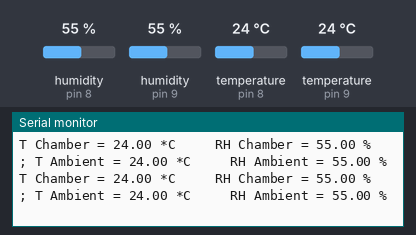
A sketch run on a simulated Arduino Uno, built with avr-gcc and run on an emulated ATmega328P. Parts: the last lines printed to the serial monitor. The inputs (shaded band) are chosen by the test bench; at power-on: humidity (sensors on pin 8, pin 9) 55 %, temperature (sensors on pin 8, pin 9) 24 °C.

Above: at 2.8 s.
2.9 s: humidity (sensor on pin 8) set to 22 %
At 4.4 s:
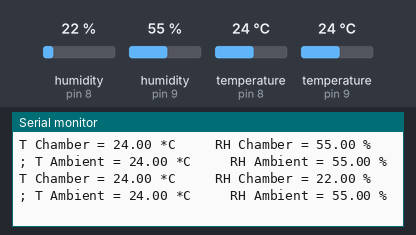
5.6 s: humidity (sensor on pin 9) set to 22 %
At 7.5 s:
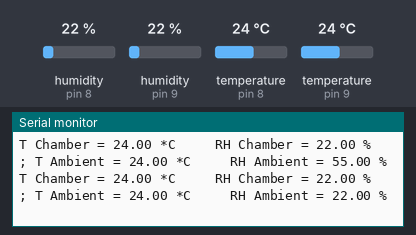
8.3 s: temperature (sensor on pin 8) set to 12 °C
At 8.3 s:
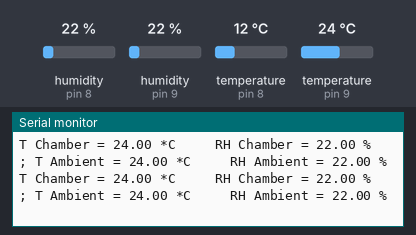
14.3 s: temperature (sensor on pin 9) set to 12 °C
At 15.1 s:
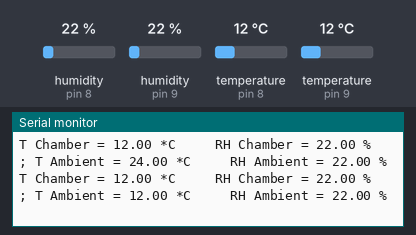
17.0 s: humidity (sensor on pin 8) set to 40 %
At 18.9 s:
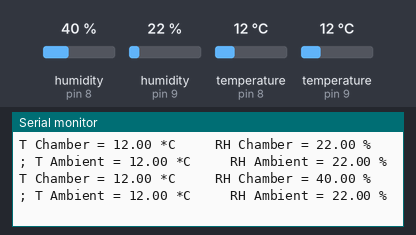
19.7 s: humidity (sensor on pin 9) set to 40 %
At 20.8 s:
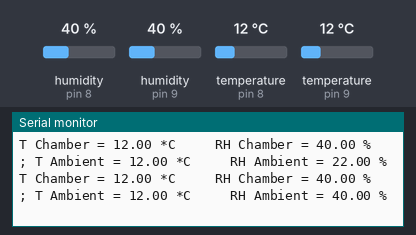
Timing chart, 0 to 22.7 s (numbered marks = the images above; inputs shaded):
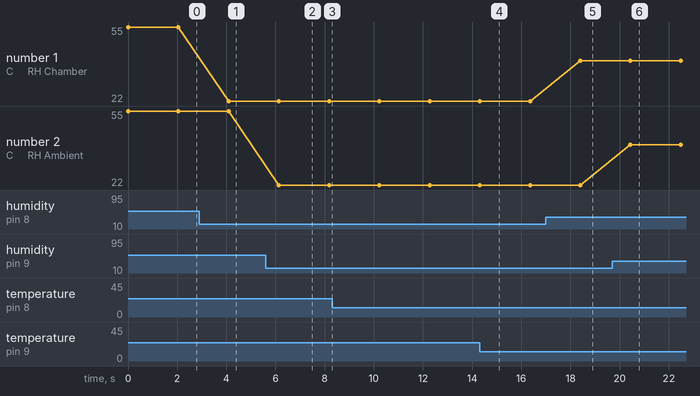

Measured:
- after the input at 2.9 s, the serial monitor: prints a new line after 1.2 s (image 1)
- after the input at 5.6 s, the serial monitor: prints a new line after 0.54 s (image 2)
- after the input at 14.3 s, the serial monitor: prints a new line at once (image 4)
- after the input at 17.0 s, the serial monitor: prints a new line after 1.4 s (image 5)
- after the input at 19.7 s, the serial monitor: prints a new line after 0.74 s (image 6)
- plotted number 1: 55 → 22 after the input at 2.9 s, 22 → 40 after the input at 17.0 s

The sketch:

RH-sensor.ino
```cpp
/*  DHT11/ DHT22 Sensor Temperature and Humidity Tutorial
 *  Based on: Dejan Nedelkovski,
 *  https://howtomechatronics.com/tutorials/arduino/dht11-dht22-sensors-temperature-and-humidity-tutorial-using-arduino/
 */

#include <dht.h>

#define dataPin_ch 8  // Pin number of sensor inside chamber
#define dataPin_amb 9 // Pin number of sensor out of chamber
dht DHT; // Creates a DHT object

void setup() {
  Serial.begin(9600);
}
void loop() {
  int readData = DHT.read22(dataPin_ch); // Reads the data from the sensor
  float T = DHT.temperature; // Gets the values of the temperature
  float RH = DHT.humidity; // Gets the values of the relative humidity

  int readData_amb = DHT.read22(dataPin_amb); // Reads the data from the sensor
  float T_amb = DHT.temperature; // Gets the values of the temperature
  float RH_amb = DHT.humidity; // Gets the values of the relative humidity

  // Printing the results on the serial monitor
  Serial.print("T Chamber = ");
  Serial.print(T);
  Serial.print(" *C ");
  Serial.print("    RH Chamber = ");
  Serial.print(RH);
  Serial.print(" % ");

  Serial.print("; T Ambient = ");
  Serial.print(T_amb);
  Serial.print(" *C ");
  Serial.print("    RH Ambient = ");
  Serial.print(RH_amb);
  Serial.println(" % ");

  delay(2000); // Delays 2 secods, as the DHT22 sampling rate is 0.5Hz
}
```
